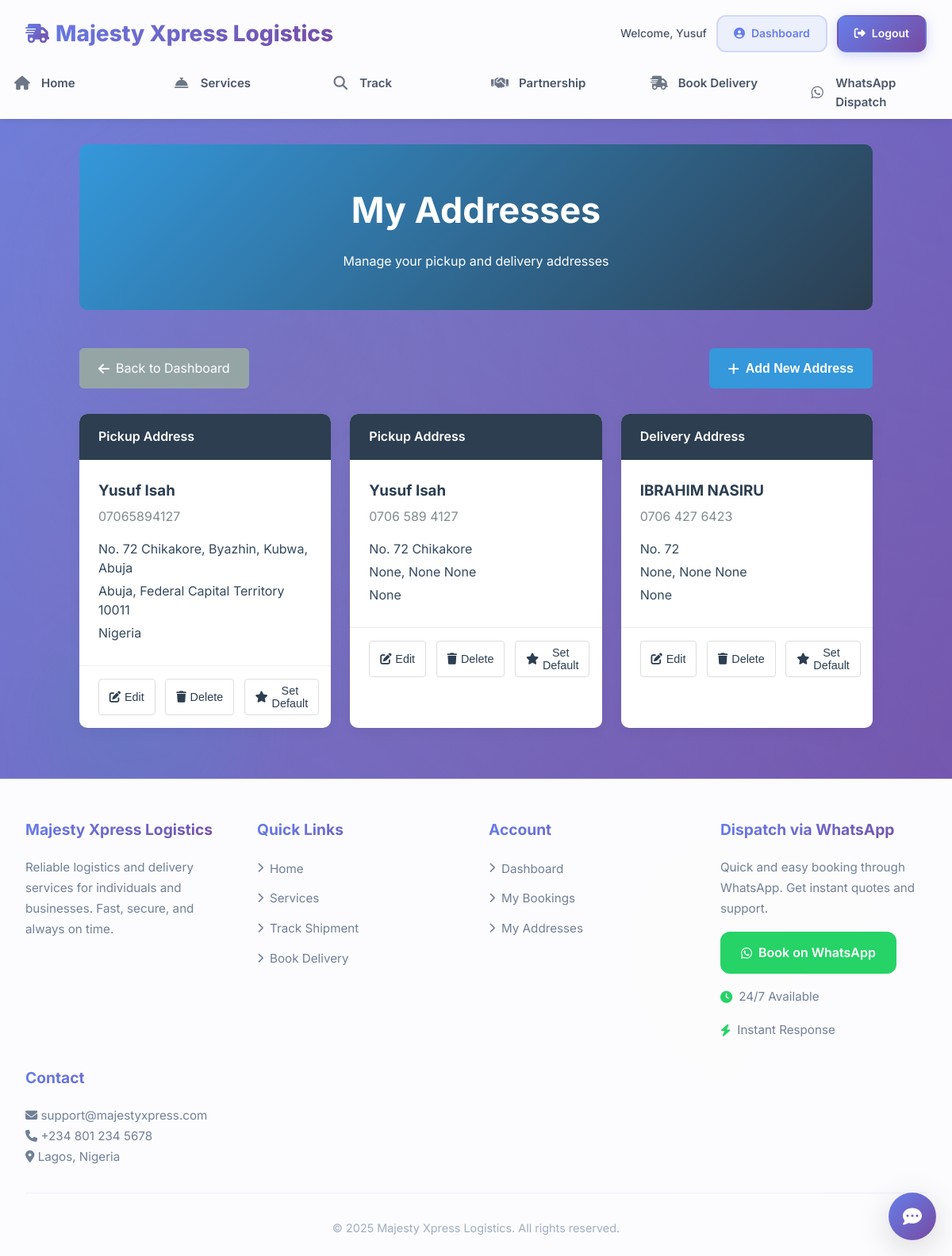
The app's page /users/addresses (signed in) with its own data.
### models.py (models this page shows, shortened)
class User(UserMixin, db.Model):
    __tablename__ = 'users'
    id = db.Column(db.Integer, primary_key=True)
    email = db.Column(db.String(120), unique=True, nullable=False, index=True)
    phone = db.Column(db.String(20), unique=True)
    password_hash = db.Column(db.String(256))
    first_name = db.Column(db.String(64))
    last_name = db.Column(db.String(64))
    company_name = db.Column(db.String(128))
    is_active = db.Column(db.Boolean, default=True)
    is_admin = db.Column(db.Boolean, default=False)
    created_at = db.Column(db.DateTime(timezone=True), default=lambda: datetime.now(timezone.utc))
    last_login = db.Column(db.DateTime(timezone=True))
    bookings = db.relationship('Booking', backref='user', lazy='dynamic')
    addresses = db.relationship('Address', backref='user', lazy='dynamic')

class Address(db.Model):
    __tablename__ = 'addresses'
    id = db.Column(db.Integer, primary_key=True)
    user_id = db.Column(db.Integer, db.ForeignKey('users.id'))
    address_type = db.Column(db.String(20))  # pickup, delivery, billing
    contact_name = db.Column(db.String(128))
    contact_phone = db.Column(db.String(20))
    address_line1 = db.Column(db.String(255))
    address_line2 = db.Column(db.String(255))
    city = db.Column(db.String(100))
    state = db.Column(db.String(100))
    country = db.Column(db.String(100))
    postal_code = db.Column(db.String(20))
    latitude = db.Column(db.Float)
    longitude = db.Column(db.Float)
    is_default = db.Column(db.Boolean, default=False)

### users.py (the view, shortened to what this page needs)
@bp.route('/addresses', methods=['GET', 'POST'])
@login_required
def addresses():
    addresses = Address.query.filter_by(user_id=current_user.id).all()
    return render_template('users/addresses.html', addresses=addresses)

### templates/users/addresses.html (shortened to what this page needs)
{% extends "base.html" %}
{% block content %}
<div class="addresses-container">
    <div class="addresses-header">
        <h1>My Addresses</h1>
        <p>Manage your pickup and delivery addresses</p>
    </div>
    <div class="addresses-actions">
        <a href="{{ url_for('users.dashboard') }}" class="btn-secondary">
            <i class="fas fa-arrow-left"></i> Back to Dashboard
        </a>
        <button onclick="openAddModal()" class="btn-primary">
            <i class="fas fa-plus"></i> Add New Address
        </button>
    </div>
    {% if addresses %}
    <div class="addresses-grid">
        {% for address in addresses %}
        <div class="address-card">
            <div class="address-header">
                <div class="address-type">
                    {{ address.address_type|title }} Address
                </div>
            </div>
            <div class="address-body">
                <div class="address-contact">
                    <h3>{{ address.contact_name }}</h3>
                    <p>{{ address.contact_phone }}</p>
                </div>
                <div class="address-details">
                    <p>{{ address.address_line1 }}</p>
                    <p>{{ address.city }}, {{ address.state }} {{ address.postal_code }}</p>
                    <p>{{ address.country }}</p>
                </div>
            </div>
            <div class="address-actions">
                <button class="address-btn edit" onclick="openEditModal({{ address.id }})">
                    <i class="fas fa-edit"></i> Edit
                </button>
                <button class="address-btn delete" onclick="confirmDelete({{ address.id }})">
                    <i class="fas fa-trash"></i> Delete
                </button>
                {% if not address.is_default %}
                <button class="address-btn" onclick="setAsDefault({{ address.id }})">
                    <i class="fas fa-star"></i> Set Default
                </button>
                {% endif %}
            </div>
        </div>
        {% endfor %}
    </div>
    {% endif %}
</div>
{% endblock %}

### templates/base.html (shortened to what this page needs)
<!DOCTYPE html>
<html lang="en">
<head>
    <link rel="stylesheet" href="https://cdnjs.cloudflare.com/ajax/libs/font-awesome/6.4.0/css/all.min.css">
</head>
<body>
    <div class="shape shape1"></div>
    <header>
        <div class="container">
            <nav class="navbar">
                <a href="{{ url_for('index') }}" class="logo">
                    <i class="fas fa-shipping-fast"></i>
                    <span class="logo-text">Majesty Xpress Logistics</span>
                </a>
                <div class="desktop-auth">
                    {% if current_user.is_authenticated %}
                        <div class="user-menu">
                            <span class="welcome">Welcome, {{ current_user.first_name if current_user.first_name else current_user.username }}</span>
                            <a href="{{ url_for('users.dashboard') }}" class="auth-btn login-btn">
                                <i class="fas fa-user-circle"></i> Dashboard
                            </a>
                            <a href="{{ url_for('users.logout') }}" class="auth-btn register-btn">
                                <i class="fas fa-sign-out-alt"></i> Logout
                            </a>
                        </div>
                    {% endif %}
                </div>
            </nav>
        </div>
        <div class="nav-menu" id="navMenu">
            <ul class="nav-links">
                <li>
                    <a href="{{ url_for('index') }}" class="{% if request.path == url_for('index') %}active{% endif %}">
                        <i class="fas fa-home"></i> Home
                    </a>
                </li>
                <li>
                    <a href="{{ url_for('services') }}" class="{% if request.path == url_for('services') %}active{% endif %}">
                        <i class="fas fa-concierge-bell"></i> Services
                    </a>
                </li>
                <li>
                    <a href="{{ url_for('track_delivery_page') }}" class="{% if request.path == url_for('track_delivery_page') %}active{% endif %}">
                        <i class="fas fa-search"></i> Track
                    </a>
                </li>
                <li>
                    <a href="{{ url_for('partnership') }}" class="{% if request.path == url_for('partnership') %}active{% endif %}">
                        <i class="fas fa-handshake"></i> Partnership
                    </a>
                </li>
                <li>
                    <a href="{{ url_for('book_delivery') }}" class="{% if request.path == url_for('book_delivery') %}active{% endif %}">
                        <i class="fas fa-shipping-fast"></i> Book Delivery
                    </a>
                </li>
                <li>
                    <a href="{{ url_for('whatsapp_dispatch_form') }}"
                    class="{% if request.path == url_for('whatsapp_dispatch_form') %}active{% endif %}">
                        <i class="fab fa-whatsapp"></i> WhatsApp Dispatch
                    </a>
                </li>
            </ul>
        </div>
    </header>
    <div class="container flash-messages">
    </div>
    <main class="container">
        {% block content %}{% endblock %}
    </main>
    <footer>
        <div class="container">
            <div class="footer-content">
                <div class="footer-section">
                    <h3>Majesty Xpress Logistics</h3>
                    <p>Reliable logistics and delivery services for individuals and businesses. Fast, secure, and always on time.</p>
                </div>
                <div class="footer-section">
                    <h3>Quick Links</h3>
                    <ul class="footer-links">
                        <li><a href="{{ url_for('index') }}"><i class="fas fa-chevron-right"></i> Home</a></li>
                        <li><a href="{{ url_for('services') }}"><i class="fas fa-chevron-right"></i> Services</a></li>
                        <li><a href="{{ url_for('track_delivery_page') }}"><i class="fas fa-chevron-right"></i> Track Shipment</a></li>
                        <li><a href="{{ url_for('book_delivery') }}"><i class="fas fa-chevron-right"></i> Book Delivery</a></li>
                    </ul>
                </div>
                <div class="footer-section">
                    <h3>Account</h3>
                    <ul class="footer-links">
                        {% if current_user.is_authenticated %}
                            <li><a href="{{ url_for('users.dashboard') }}"><i class="fas fa-chevron-right"></i> Dashboard</a></li>
                            <li><a href="{{ url_for('users.bookings') }}"><i class="fas fa-chevron-right"></i> My Bookings</a></li>
                            <li><a href="{{ url_for('users.addresses') }}"><i class="fas fa-chevron-right"></i> My Addresses</a></li>
                        {% else %}
                            <li><a href="{{ url_for('users.login') }}"><i class="fas fa-chevron-right"></i> Login</a></li>
                            <li><a href="{{ url_for('users.register') }}"><i class="fas fa-chevron-right"></i> Register</a></li>
                        {% endif %}
                    </ul>
                </div>
                <div class="footer-section">
                    <h3>Dispatch via WhatsApp</h3>
                    <p>Quick and easy booking through WhatsApp. Get instant quotes and support.</p>
                    <a href="{{ url_for('whatsapp_dispatch') }}" class="whatsapp-btn" target="_blank">
                        <i class="fab fa-whatsapp"></i> Book on WhatsApp
                    </a>
                    <div class="whatsapp-info">
                        <p><i class="fas fa-clock"></i> 24/7 Available</p>
                        <p><i class="fas fa-bolt"></i> Instant Response</p>
                    </div>
                </div>
                <div class="footer-section">
                    <h3>Contact</h3>
                    <p><i class="fas fa-envelope"></i> support@majestyxpress.com</p>
                    <p><i class="fas fa-phone"></i> +234 801 234 5678</p>
                    <p><i class="fas fa-map-marker-alt"></i> Lagos, Nigeria</p>
                </div>
            </div>
            <div class="copyright">
                <p>&copy; {{ now.year if now else '2025' }} Majesty Xpress Logistics. All rights reserved.</p>
            </div>
        </div>
    </footer>
    <div class="chat-widget">
        <button class="chat-toggle" id="chatToggle" aria-label="Toggle chat">
            <i class="fas fa-comment-dots"></i>
        </button>
    </div>
</body>
</html>

### templates/users/addresses.html (style rules this page uses)
.addresses-container { max-width: 1000px; margin: 0 auto; }
.addresses-header { text-align: center; padding: 3rem 0; background: linear-gradient(135deg, #3498db, #2c3e50); color: white; border-radius: 10px; margin-bottom: 3rem; }
.addresses-header h1 { font-size: 2.8rem; margin-bottom: 1rem; }
.addresses-actions { display: flex; justify-content: space-between; margin-bottom: 2rem; flex-wrap: wrap; gap: 1rem; }
.btn-primary { background: #3498db; color: white; padding: 0.8rem 1.5rem; border: none; border-radius: 6px; font-size: 1rem; font-weight: 600; cursor: pointer; text-decoration: none; display: inline-flex; align-items: center; gap: 0.5rem; transition: background 0.3s; }
.btn-secondary { background: #95a5a6; color: white; padding: 0.8rem 1.5rem; border: none; border-radius: 6px; font-size: 1rem; cursor: pointer; text-decoration: none; display: inline-flex; align-items: center; gap: 0.5rem; }
.addresses-grid { display: grid; grid-template-columns: repeat(auto-fill, minmax(300px, 1fr)); gap: 1.5rem; margin-bottom: 3rem; }
.address-card { background: white; border-radius: 10px; overflow: hidden; box-shadow: 0 5px 15px rgba(0,0,0,0.05); transition: transform 0.3s ease; position: relative; }
.address-header { background: #2c3e50; color: white; padding: 1rem 1.5rem; display: flex; justify-content: space-between; align-items: center; }
.address-type { font-weight: 600; text-transform: capitalize; }
.address-body { padding: 1.5rem; }
.address-contact { margin-bottom: 1rem; }
.address-contact h3 { margin: 0 0 0.3rem 0; color: #2c3e50; }
.address-contact p { margin: 0; color: #7f8c8d; }
.address-details p { margin: 0.3rem 0; color: #34495e; line-height: 1.5; }
.address-actions { padding: 1rem 1.5rem; border-top: 1px solid #eee; display: flex; gap: 0.8rem; }
.address-btn { padding: 0.4rem 0.8rem; border: 1px solid #ddd; border-radius: 4px; background: white; color: #2c3e50; cursor: pointer; font-size: 0.9rem; display: flex; align-items: center; gap: 0.3rem; transition: all 0.3s; }

### records on screen
User: first_name "Yusuf"
Address: address_type "Pickup", contact_name "Yusuf Isah", contact_phone "07065894127", address_line1 "No. 72 Chikakore, Byazhin, Kubwa, Abuja", city "Abuja", state "Federal Capital Territory", postal_code "10011", country "Nigeria"
Address: address_type "Pickup", contact_name "Yusuf Isah", contact_phone "0706 589 4127", address_line1 "No. 72 Chikakore", city "None", state "None", postal_code "None", country "None"
Address: address_type "Delivery", contact_name "IBRAHIM NASIRU", contact_phone "0706 427 6423", address_line1 "No. 72", city "None", state "None", postal_code "None", country "None"

### other values on screen
{{ now.year if now else '2025' }} "2025"
